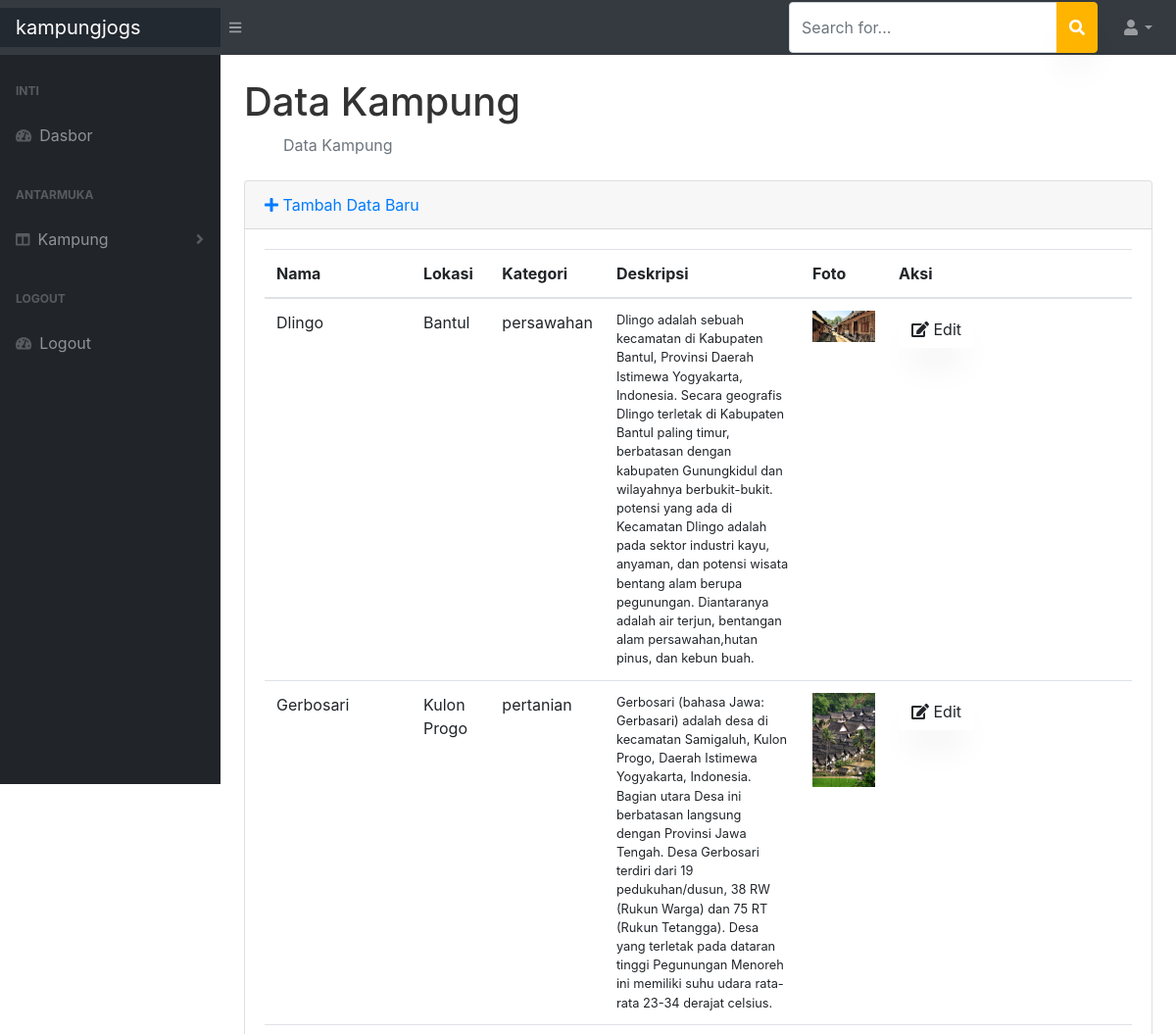
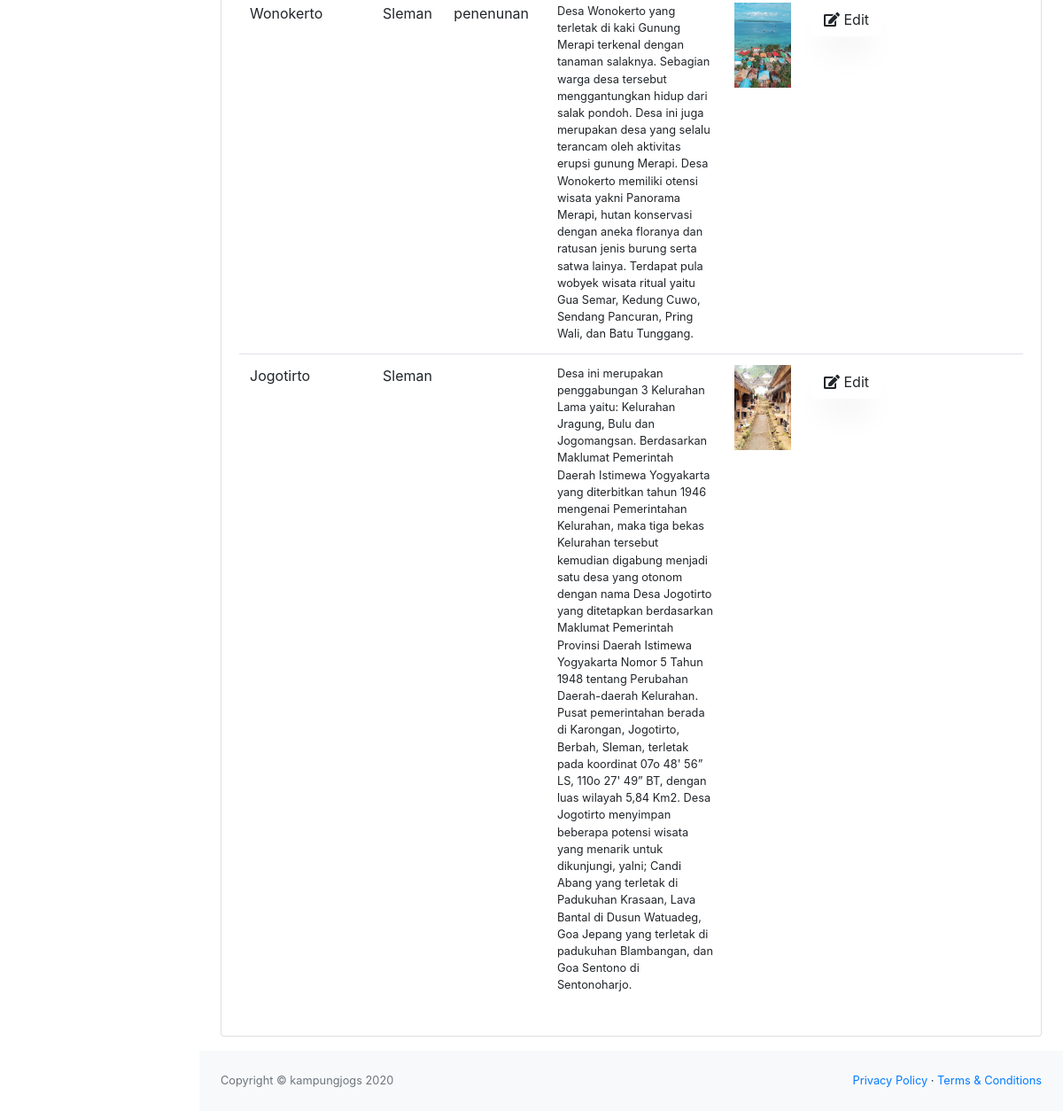
The page /index.php/owner/kampungs on the database its author committed (2 pictures, top to bottom).
### tables this page shows
CREATE TABLE `kampung` (
  `ID` int(11) NOT NULL,
  `nama` varchar(50) NOT NULL,
  `lokasi` varchar(50) NOT NULL,
  `kriteria` enum('persawahan','pertanian','perbatikan','penenunan','edukasi','pertanian') NOT NULL,
  `deskripsi` text NOT NULL,
  `gambar` varchar(50) NOT NULL DEFAULT '.jpg'
);

### application/controllers/owner/Kampungs.php (called while the page is built, shortened)
<?php
class Kampungs extends CI_Controller
{
    public function __construct()
    {
        $this->load->model("kampung_model");
        $this->load->library('form_validation');
	}
    public function index()
    {
        $data["kampungs"] = $this->kampung_model->getAll();
        $this->load->view("owner/kampung/list", $data);
    }
}
?>

### index.php (called while the page is built, shortened)
<?php
require_once BASEPATH.'core/CodeIgniter.php';

### application/models/Kampung_model.php (called while the page is built, shortened)
<?php defined('BASEPATH') OR exit('No direct script access allowed');
class Kampung_model extends CI_Model
{
    private $_table = "kampung";
    public function getAll()
    {
        return $this->db->get($this->_table)->result();
    }
}
?>

### application/views/owner/kampung/list.php (the view, shortened to what this page needs)
<!DOCTYPE html>
<html lang="en">
    <head>
    </head>
    <body class="sb-nav-fixed">
        <div id="layoutSidenav">
            <div id="layoutSidenav_content">
                <main>
                    <div class="container-fluid">
                        <h1 class="mt-4">Data Kampung</h1>
                        <ol class="bre adcrumb mb-4">
                            <li class="breadcrumb-item active">Data Kampung</li>
                        </ol>
						<div class="card mb-3">
					<div class="card-header">
						<a href="<?php echo site_url('owner/kampungs/add') ?>"><i class="fas fa-plus"></i> Tambah Data Baru</a>
					</div>
					<div class="card-body">
						<div class="table-responsive">
							<table class="table table-hover" id="dataTable" width="100%" cellspacing="0">
								<thead>
									<tr>
										<th>Nama</th>
										<th>Lokasi</th>
										<th>Kategori</th>
										<th>Deskripsi</th>
										<th>Foto</th>
										<th>Aksi</th>
									</tr>
								</thead>
								<tbody>
									<?php foreach ($kampungs as $kampung): ?>
									<tr>
										<td width="150">
											<?php echo $kampung->nama ?>
										</td>
										<td>
											<?php echo $kampung->lokasi ?>
										</td>
										<td>
											<?php echo $kampung->kriteria ?>
										</td>
										<td class="small">
											<?php echo $kampung->deskripsi ?></td>
										<td>
											<img src="<?php echo base_url('upload/kampung/'.$kampung->gambar) ?>" width="64" />
										</td>
										<td width="250">
											<a href="<?php echo site_url('owner/kampungs/edit/'.$kampung->ID) ?>"
											class="btn btn-small"><i class="fas fa-edit"></i> Edit</a>
										</td>
									</tr>
									<?php endforeach; ?>
								</tbody>
							</table>
						</div>
					</div>
				</div>
                    </div>
                </main>
            </div>
        </div>
    </body>
</html>

### rows shown on the page
kampung: nama "Dlingo", lokasi "Bantul", kriteria "persawahan", deskripsi "Dlingo adalah sebuah kecamatan di Kabupaten Bantul, Provinsi Daerah Istimewa Yogyakarta, Indonesia. Secara geografis Dlingo terletak di Kabupaten Bantul paling timur, berbatasan dengan kabupaten Gunungkidul dan wilayahnya berbukit-bukit. potensi yang ada di Kecamatan Dlingo adalah pada sektor industri kayu, anyaman, dan potensi wisata bentang alam berupa pegunungan. Diantaranya adalah air terjun, bentangan alam persawahan,hutan pinus, dan kebun buah.", gambar (picture)
kampung: nama "Gerbosari", lokasi "Kulon Progo", kriteria "pertanian", deskripsi "Gerbosari (bahasa Jawa: Gerbasari) adalah desa di kecamatan Samigaluh, Kulon Progo, Daerah Istimewa Yogyakarta, Indonesia. Bagian utara Desa ini berbatasan langsung dengan Provinsi Jawa Tengah. Desa Gerbosari terdiri dari 19 pedukuhan/dusun, 38 RW (Rukun Warga) dan 75 RT (Rukun Tetangga). Desa yang terletak pada dataran tinggi Pegunungan Menoreh ini memiliki suhu udara rata-rata 23-34 derajat celsius.", gambar (picture)
kampung: nama "Wonokerto", lokasi "Sleman", kriteria "penenunan", deskripsi "Desa Wonokerto yang terletak di kaki Gunung Merapi terkenal dengan tanaman salaknya. Sebagian warga desa tersebut menggantungkan hidup dari salak pondoh. Desa ini juga merupakan desa yang selalu terancam oleh aktivitas erupsi gunung Merapi. Desa Wonokerto memiliki otensi wisata yakni Panorama Merapi, hutan konservasi dengan aneka floranya dan ratusan jenis burung serta satwa lainya. Terdapat pula wobyek wisata ritual yaitu Gua Semar, Kedung Cuwo, Sendang Pancuran, Pring Wali, dan Batu Tunggang.", gambar (picture)
kampung: nama "Jogotirto", lokasi "Sleman", deskripsi "Desa ini merupakan penggabungan 3 Kelurahan Lama yaitu: Kelurahan Jragung, Bulu dan Jogomangsan. Berdasarkan Maklumat Pemerintah Daerah Istimewa Yogyakarta yang diterbitkan tahun 1946 mengenai Pemerintahan Kelurahan, maka tiga bekas Kelurahan tersebut kemudian digabung menjadi satu desa yang otonom dengan nama Desa Jogotirto yang ditetapkan berdasarkan Maklumat Pemerintah Provinsi Daerah Istimewa Yogyakarta Nomor 5 Tahun 1948 tentang Perubahan Daerah-daerah Kelurahan. Pusat pemerintahan berada di Karongan, Jogotirto, Berbah, Sleman, terletak pada koordinat 07o 48' 56” LS, 110o 27' 49” BT, dengan luas wilayah 5,84 Km2. Desa Jogotirto menyimpan beberapa potensi wisata yang menarik untuk…", gambar (picture)

### other values the page prints
SITE_NAME "kampungjogs"
Date('Y') "2020"
